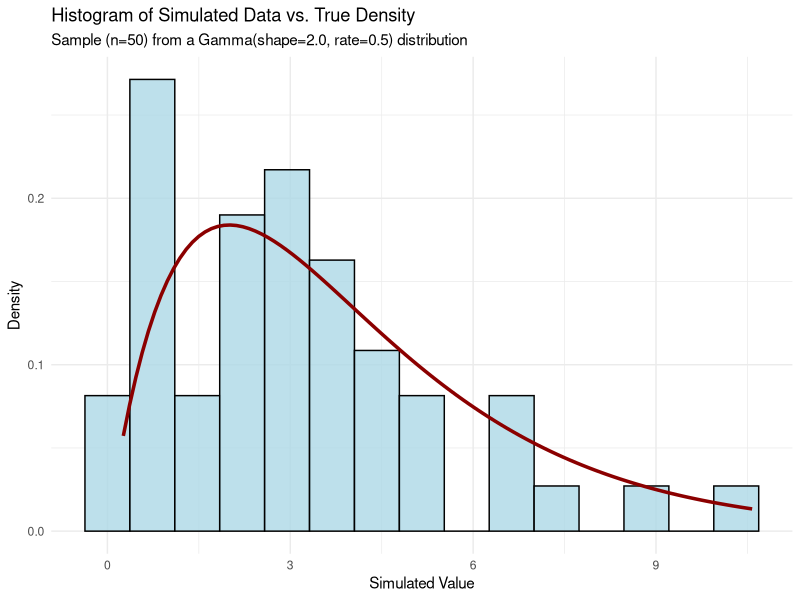
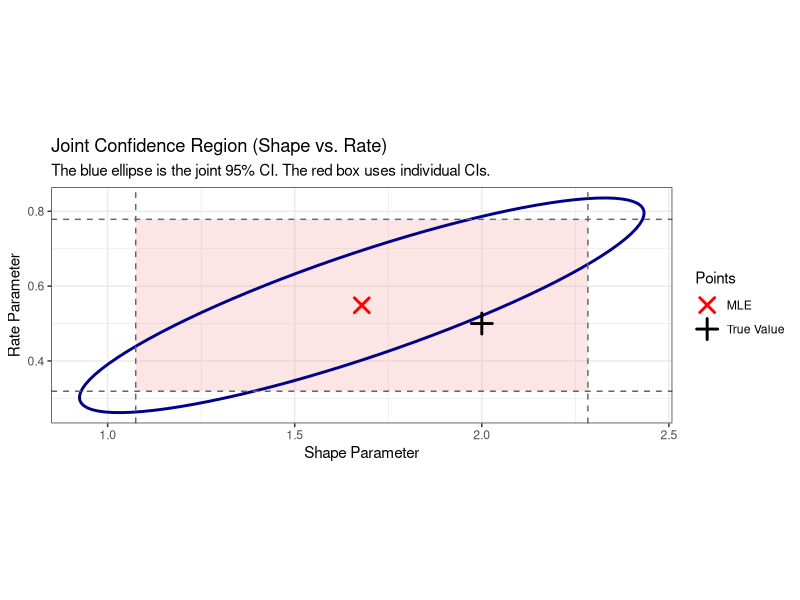
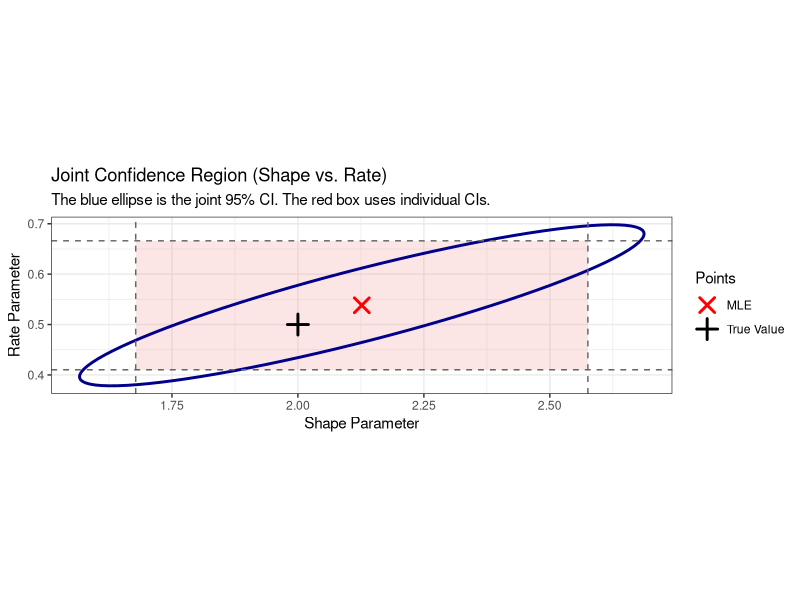
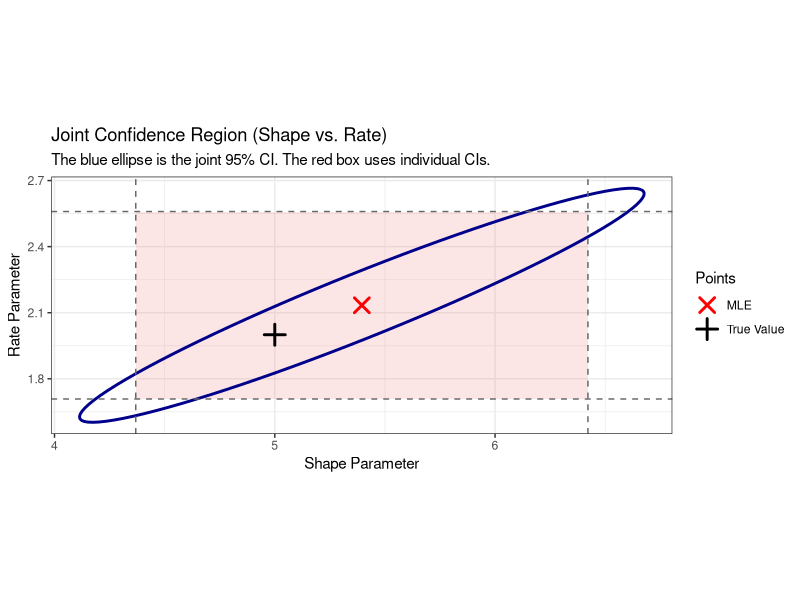
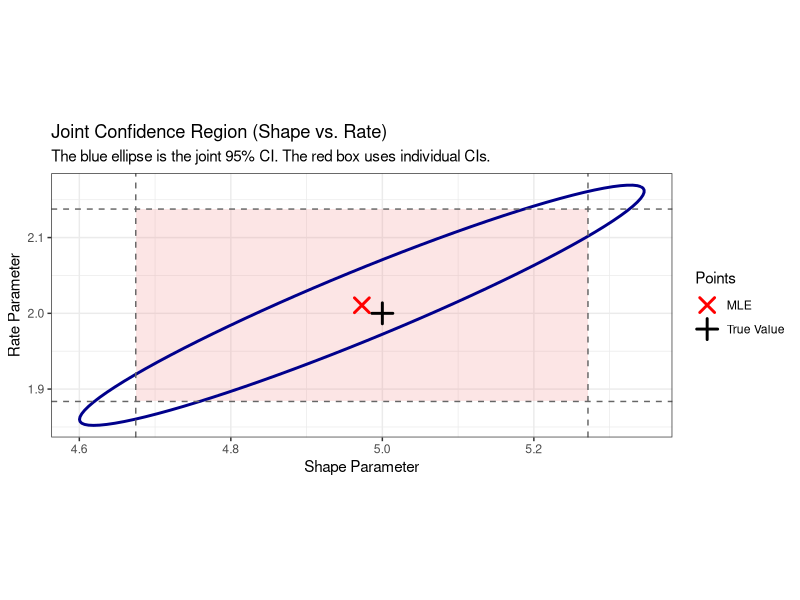

Reproduce these figures in R, in order.
## ---- chunk 1
library(tidyverse)
library(knitr)
library(ellipse)
## ---- chunk 2

true_shape <- 2.0
true_rate <- 0.5  
n <- 50

set.seed(123) 

# Simulating a random sample
sim_data <- rgamma(n, shape = true_shape, rate = true_rate)

# Creating a data frame
plot_df <- data.frame(value = sim_data)

# Creating the plot
ggplot(plot_df, aes(x = value)) +
  geom_histogram(aes(y = after_stat(density)), 
                 bins = 15, fill = "lightblue", color = "black", alpha = 0.8) +
  stat_function(fun = dgamma, 
                args = list(shape = true_shape, rate = true_rate),
                color = "darkred", linewidth = 1.2) +
  labs(
    title = "Histogram of Simulated Data vs. True Density",
    subtitle = sprintf("Sample (n=%d) from a Gamma(shape=%.1f, rate=%.1f) distribution", n, true_shape, true_rate),
    x = "Simulated Value",
    y = "Density"
  ) +
  theme_minimal()
## ---- chunk 3
neg_log_likelihood_rate <- function(params, data) {
  # Just to check whether the parameters are  positive
  if (params[1] <= 0 || params[2] <= 0) return(Inf)
  
  shape_param <- params[1]
  rate_param <- params[2]
  
  # Calculate the log-likelihood using the shape/rate
  ll <- dgamma(data, shape = shape_param, rate = rate_param, log = TRUE)
   -sum(ll)
}
## ---- chunk 4

sample_mean <- mean(sim_data)
sample_var <- var(sim_data)

# this are the *sample* correspondents of the expressions above giving the parameters in terms of the moments
start_shape <- sample_mean^2 / sample_var
start_rate <- sample_mean / sample_var

start_params <- c(start_shape, start_rate)

# Perform the optimization
mle_optim_rate <- optim(
  par = start_params,
  fn = neg_log_likelihood_rate,
  data = sim_data,
  hessian = TRUE
)

# Extract the ML estimates
mle_params_rate <- mle_optim_rate$par
names(mle_params_rate) <- c("Shape (lambda)", "Rate (alpha)")
## ---- chunk 5
print(mle_params_rate)
## ---- chunk 6
# invert hessian
var_cov_matrix_rate <- solve(mle_optim_rate$hessian)
print(var_cov_matrix_rate)
## ---- chunk 7
theta <- atan(2*var_cov_matrix_rate[1,2]/(var_cov_matrix_rate[1,1]-var_cov_matrix_rate[2,2]
                                             ))/2
print(theta) 
## ---- chunk 8
std_errors_rate <- sqrt(diag(var_cov_matrix_rate))
names(std_errors_rate) <- c("SE_Shape", "SE_Rate")
print(std_errors_rate)
## ---- chunk 9
z_critical <- qnorm(0.975)
ci_shape_rate <- mle_params_rate[1] + c(-1, 1) * z_critical * std_errors_rate[1]
ci_rate <- mle_params_rate[2] + c(-1, 1) * z_critical * std_errors_rate[2]
## ---- chunk 10
cat("\n95% Confidence Interval for Shape:\n"); print(ci_shape_rate)
cat("\n95% Confidence Interval for Rate:\n"); print(ci_rate)
## ---- chunk 11

results_summary_rate <- data.frame(
  Parameter = c("Shape (lambda)", "Rate (alpha)"),
  True_Value = c(true_shape, true_rate),
  MLE_Estimate = mle_params_rate,
  CI_Lower_Bound = c(ci_shape_rate[1], ci_rate[1]),
  CI_Upper_Bound = c(ci_shape_rate[2], ci_rate[2])
)

table_caption_rate <- sprintf("Comparison of True Parameters with ML Estimates and 95%% CIs (n = %d)", n)
kable(results_summary_rate, digits = 4, caption = table_caption_rate)
## ---- chunk 12
run_gamma_mle_simulation_rate <- function(true_shape, true_rate, n, conf_level = 0.95, seed = NULL) {
  if (!is.null(seed)) set.seed(seed)
  sim_data <- rgamma(n, shape = true_shape, rate = true_rate)
  
  neg_log_likelihood <- function(params, data) {
    if (params[1] <= 0 || params[2] <= 0) return(Inf)
    -sum(dgamma(data, shape = params[1], rate = params[2], log = TRUE))
  }
  
  sample_mean <- mean(sim_data)
  sample_var <- var(sim_data)
  if (sample_var <= 0) return(kable(data.frame(Error = "Sample variance is not positive.")))
  
  start_shape <- sample_mean^2 / sample_var
  start_rate <- sample_mean / sample_var
  
  mle_optim <- optim(par = c(start_shape, start_rate), fn = neg_log_likelihood, data = sim_data, hessian = TRUE)
  if (mle_optim$convergence != 0) warning("Optimization may not have converged.")
  
  mle_params <- mle_optim$par
  var_cov_matrix <- try(solve(mle_optim$hessian), silent = TRUE)
  if (inherits(var_cov_matrix, "try-error")) return(kable(data.frame(Error = "Hessian not invertible.")))
  
  std_errors <- sqrt(diag(var_cov_matrix))
  z_critical <- qnorm(1 - (1 - conf_level) / 2)
  ci_shape <- mle_params[1] + c(-1, 1) * z_critical * std_errors[1]
  ci_rate <- mle_params[2] + c(-1, 1) * z_critical * std_errors[2]
  
  results_summary <- data.frame(
    Parameter = c("Shape (lambda)", "Rate (alpha)"),
    True_Value = c(true_shape, true_rate),
    MLE_Estimate = mle_params,
    CI_Lower_Bound = c(ci_shape[1], ci_rate[1]),
    CI_Upper_Bound = c(ci_shape[2], ci_rate[2])
  )
  
  table_caption <- sprintf("Gamma ML Estimation (Shape-Rate): n=%d, CIs at %.0f%%", n, conf_level * 100)
  kable(results_summary, digits = 4, caption = table_caption)
}
## ---- chunk 13
run_gamma_mle_simulation_rate(true_shape = 2.0, true_rate = 0.5, n = 50, seed = 123)
## ---- chunk 14
run_gamma_mle_simulation_rate(true_shape = 5, true_rate = 2, n = 200, seed = 101)
## ---- chunk 15

plot_confidence_region_rate <- function(mle_optim, true_params, conf_level = 0.95) {
  mle_params <- mle_optim$par
  var_cov_matrix <- solve(mle_optim$hessian)
  
  conf_ellipse_coords <- as.data.frame(
    ellipse::ellipse(x = var_cov_matrix, centre = mle_params, level = conf_level)
  )
  colnames(conf_ellipse_coords) <- c("shape", "rate")
  
  std_errors <- sqrt(diag(var_cov_matrix))
  z_critical <- qnorm(1 - (1 - conf_level) / 2)
  ci_shape <- mle_params[1] + c(-1, 1) * z_critical * std_errors[1]
  ci_rate <- mle_params[2] + c(-1, 1) * z_critical * std_errors[2]
  
  points_df <- data.frame(
    Parameter_Set = factor(c("MLE", "True Value"), levels = c("MLE", "True Value")),
    shape = c(mle_params[1], true_params[1]),
    rate = c(mle_params[2], true_params[2])
  )

  p <- ggplot(conf_ellipse_coords, aes(x = shape, y = rate)) +
    annotate("rect", xmin = ci_shape[1], xmax = ci_shape[2], 
             ymin = ci_rate[1], ymax = ci_rate[2],
             fill = "lightcoral", alpha = 0.2) +
    geom_path(color = "darkblue", linewidth = 1) +
    geom_point(data = points_df, aes(color = Parameter_Set, shape = Parameter_Set), size = 4, stroke = 1.5) +
    geom_hline(yintercept = ci_rate, linetype = "dashed", color = "gray40") +
    geom_vline(xintercept = ci_shape, linetype = "dashed", color = "gray40") +
    scale_color_manual(name = "Points", values = c("MLE" = "red", "True Value" = "black")) +
    scale_shape_manual(name = "Points", values = c("MLE" = 4, "True Value" = 3)) +
    labs(
      title = "Joint Confidence Region (Shape vs. Rate)",
      subtitle = sprintf("The blue ellipse is the joint %.0f%% CI. The red box uses individual CIs.", conf_level*100),
      x = "Shape Parameter", y = "Rate Parameter"
    ) +
    theme_bw() + coord_equal()
  
  return(p)
}
## ---- chunk 16
run_gamma_mle_simulation_adv_rate <- function(true_shape, true_rate, n, conf_level = 0.95, seed = NULL) {
  if (!is.null(seed)) set.seed(seed)
  sim_data <- rgamma(n, shape = true_shape, rate = true_rate)
  neg_log_likelihood <- function(params, data) {
    if (params[1] <= 0 || params[2] <= 0) return(Inf)
    -sum(dgamma(data, shape = params[1], rate = params[2], log = TRUE))
  }
  sample_mean <- mean(sim_data)
  sample_var <- var(sim_data)
  if (sample_var <= 0) stop("Sample variance is not positive.")
  start_shape <- sample_mean^2 / sample_var
  start_rate <- sample_mean / sample_var
  mle_optim <- optim(par = c(start_shape, start_rate), fn = neg_log_likelihood, data = sim_data, hessian = TRUE)
  return(list(mle_optim = mle_optim, true_params = c(true_shape, true_rate), conf_level = conf_level, n = n))
}


## ---- chunk 17

simulation_results_rate <- run_gamma_mle_simulation_adv_rate(
  true_shape = 2, 
  true_rate = 0.5, 
  n = 50, 
  seed = 123
)
plot_confidence_region_rate(
  mle_optim = simulation_results_rate$mle_optim,
  true_params = simulation_results_rate$true_params,
  conf_level = simulation_results_rate$conf_level
)
## ---- chunk 18
run_gamma_mle_simulation_rate(true_shape = 2.0, true_rate = 0.5, n = 50, seed = 123)
## ---- chunk 19
simulation_results_rate <- run_gamma_mle_simulation_adv_rate(
  true_shape = 2, 
  true_rate = 0.5, 
  n = 150, 
  seed = 125
)
plot_confidence_region_rate(
  mle_optim = simulation_results_rate$mle_optim,
  true_params = simulation_results_rate$true_params,
  conf_level = simulation_results_rate$conf_level
)
## ---- chunk 20
run_gamma_mle_simulation_rate(true_shape = 2.0, true_rate = 0.5, n = 150, seed = 125)
## ---- chunk 21
simulation_results_rate <- run_gamma_mle_simulation_adv_rate(
  true_shape = 5, 
  true_rate = 2, 
  n = 200, 
  seed = 101
)
plot_confidence_region_rate(
  mle_optim = simulation_results_rate$mle_optim,
  true_params = simulation_results_rate$true_params,
  conf_level = simulation_results_rate$conf_level
)
## ---- chunk 22
run_gamma_mle_simulation_rate(true_shape = 5, true_rate = 2, n = 200, seed = 101)
## ---- chunk 23
simulation_results_rate <- run_gamma_mle_simulation_adv_rate(
  true_shape = 5, 
  true_rate = 2, 
  n = 2000, 
  seed = 102
)
plot_confidence_region_rate(
  mle_optim = simulation_results_rate$mle_optim,
  true_params = simulation_results_rate$true_params,
  conf_level = simulation_results_rate$conf_level
)
## ---- chunk 24
run_gamma_mle_simulation_rate(true_shape = 5, true_rate = 2, n = 2000, seed = 102)
